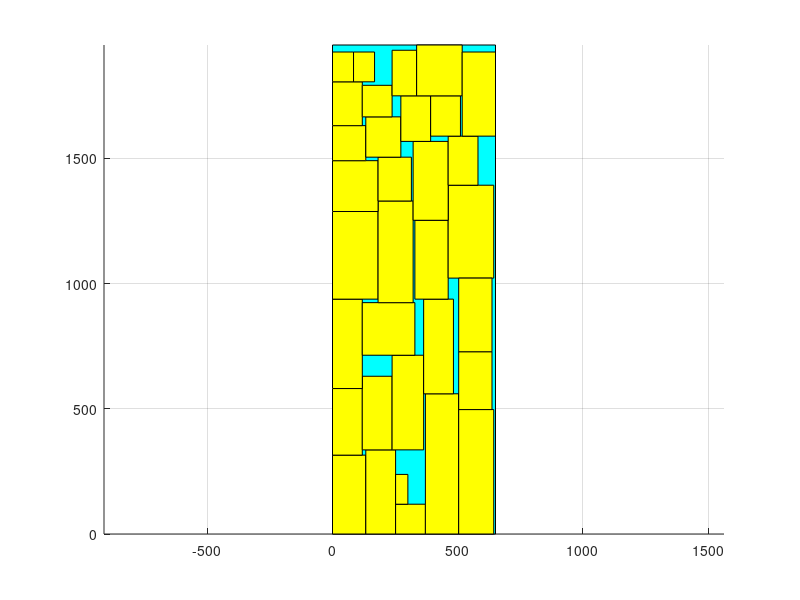

Here is the MATLAB script that generated this plot:
axis equal;
hold on;
grid on;
block_x=[0 0 651 651 0];
block_y=[0 1953 1953 0 0];
fill(block_x, block_y, 'c');
block_x=[0 0 133 133 0];
block_y=[0 315 315 0 0];
fill(block_x, block_y, 'y');
block_x=[133 133 252 252 133];
block_y=[0 336 336 0 0];
fill(block_x, block_y, 'y');
block_x=[0 0 119 119 0];
block_y=[315 581 581 315 315];
fill(block_x, block_y, 'y');
block_x=[252 252 371 371 252];
block_y=[0 119 119 0 0];
fill(block_x, block_y, 'y');
block_x=[119 119 238 238 119];
block_y=[336 630 630 336 336];
fill(block_x, block_y, 'y');
block_x=[0 0 119 119 0];
block_y=[581 938 938 581 581];
fill(block_x, block_y, 'y');
block_x=[371 371 504 504 371];
block_y=[0 560 560 0 0];
fill(block_x, block_y, 'y');
block_x=[252 252 301 301 252];
block_y=[119 238 238 119 119];
fill(block_x, block_y, 'y');
block_x=[238 238 364 364 238];
block_y=[336 714 714 336 336];
fill(block_x, block_y, 'y');
block_x=[119 119 329 329 119];
block_y=[714 924 924 714 714];
fill(block_x, block_y, 'y');
block_x=[0 0 182 182 0];
block_y=[938 1288 1288 938 938];
fill(block_x, block_y, 'y');
block_x=[504 504 644 644 504];
block_y=[0 497 497 0 0];
fill(block_x, block_y, 'y');
block_x=[364 364 483 483 364];
block_y=[560 938 938 560 560];
fill(block_x, block_y, 'y');
block_x=[329 329 462 462 329];
block_y=[938 1253 1253 938 938];
fill(block_x, block_y, 'y');
block_x=[182 182 322 322 182];
block_y=[924 1330 1330 924 924];
fill(block_x, block_y, 'y');
block_x=[0 0 182 182 0];
block_y=[1288 1491 1491 1288 1288];
fill(block_x, block_y, 'y');
block_x=[504 504 637 637 504];
block_y=[497 728 728 497 497];
fill(block_x, block_y, 'y');
block_x=[462 462 644 644 462];
block_y=[1022 1393 1393 1022 1022];
fill(block_x, block_y, 'y');
block_x=[322 322 462 462 322];
block_y=[1253 1568 1568 1253 1253];
fill(block_x, block_y, 'y');
block_x=[182 182 315 315 182];
block_y=[1330 1505 1505 1330 1330];
fill(block_x, block_y, 'y');
block_x=[0 0 133 133 0];
block_y=[1491 1631 1631 1491 1491];
fill(block_x, block_y, 'y');
block_x=[504 504 637 637 504];
block_y=[728 1022 1022 728 728];
fill(block_x, block_y, 'y');
block_x=[462 462 581 581 462];
block_y=[1393 1589 1589 1393 1393];
fill(block_x, block_y, 'y');
block_x=[133 133 273 273 133];
block_y=[1505 1666 1666 1505 1505];
fill(block_x, block_y, 'y');
block_x=[0 0 119 119 0];
block_y=[1631 1806 1806 1631 1631];
fill(block_x, block_y, 'y');
block_x=[273 273 392 392 273];
block_y=[1568 1750 1750 1568 1568];
fill(block_x, block_y, 'y');
block_x=[119 119 238 238 119];
block_y=[1666 1792 1792 1666 1666];
fill(block_x, block_y, 'y');
block_x=[0 0 84 84 0];
block_y=[1806 1925 1925 1806 1806];
fill(block_x, block_y, 'y');
block_x=[392 392 511 511 392];
block_y=[1589 1750 1750 1589 1589];
fill(block_x, block_y, 'y');
block_x=[238 238 336 336 238];
block_y=[1750 1932 1932 1750 1750];
fill(block_x, block_y, 'y');
block_x=[84 84 168 168 84];
block_y=[1806 1925 1925 1806 1806];
fill(block_x, block_y, 'y');
block_x=[336 336 518 518 336];
block_y=[1750 1953 1953 1750 1750];
fill(block_x, block_y, 'y');
block_x=[518 518 651 651 518];
block_y=[1589 1925 1925 1589 1589];
fill(block_x, block_y, 'y');
